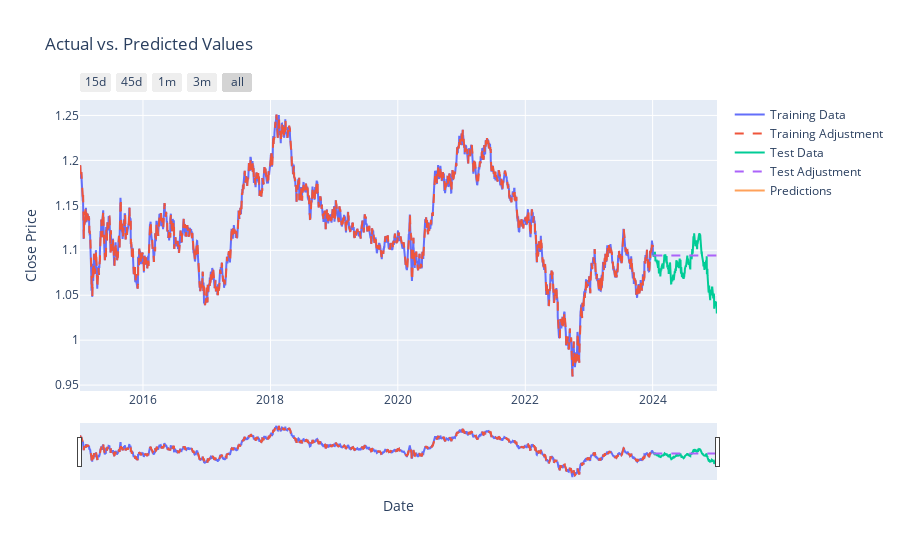

Notebook source saved alongside this figure:
### Code cell
# Adjustment to training
df_train_adj = fitted_arima_model.predict(start=df_train.index[1], end=df_train.index[-1], dynamic=False)

# Adjustment to test
df_test_adj = fitted_arima_model.predict(start=df_test.index[1], end=df_test.index[-1], dynamic=False)

# Make predictions to 10 day more
predictions = fitted_arima_model.predict(start=df.index[-1], end=df.index[-1] + pd.Timedelta(10, freq='D'), steps=10, dynamic=False)

# Create a trace for training data
trace1 = go.Scatter(
    x=df_train.index,
    y=df_train.close,
    mode='lines',
    name='Training Data'
)

# Create a trace for training data
trace2 = go.Scatter(
    x=df_train_adj.index,
    y=df_train_adj.values,
    mode='lines',
    line=dict(dash='dash'),
    name='Training Adjustment'
)

# Create a trace for test data
trace3 = go.Scatter(
    x=df_test.index,
    y=df_test.close,
    mode='lines',
    name='Test Data'
)

# Create a trace for predicted values
trace4 = go.Scatter(
    x=df_test_adj.index,
    y=df_test_adj.values,
    mode='lines',
    line=dict(dash='dash'),
    name='Test Adjustment'
)

# Create a trace for predicted values
trace5 = go.Scatter(
    x=predictions.index,
    y=predictions.values,
    mode='lines',
    name='Predictions'
)

# Combine all traces in a list
data_x = [trace1, trace2, trace3, trace4, trace5]

# Create a layout
layout = go.Layout(
    title='Actual vs. Predicted Values',
    xaxis=dict(title='Date'),
    yaxis=dict(title='Close Price')
)

# Create a figure
fig = go.Figure(data=data_x, layout=layout)


# X-Axes
fig.update_xaxes(
    rangeslider_visible=True,
    rangeselector=dict(
        buttons=list([
            dict(count=15, label="15d", step="day", stepmode="backward"),
            dict(count=45, label="45d", step="day", stepmode="backward"),
            dict(count=1, label="1m", step="month", stepmode="backward"),
            dict(count=3, label="3m", step="month", stepmode="backward"),
            dict(step="all")
        ])
    )
)

# Show the figure
fig.show()

### Figure 1 — Plotly figure (JSON) as saved in the notebook; plotly's stock layout.template omitted (floating-point values rounded to 4 significant figures; data arrays with more than 128 entries replaced by an {"elided": "..."} marker saying what was removed)
{"data": [{"mode": "lines", "name": "Training Data", "type": "scatter", "x": {"elided": "3286 str values"}, "y": {"elided": "3286 float values"}}, {"line": {"dash": "dash"}, "mode": "lines", "name": "Training Adjustment", "type": "scatter", "x": {"elided": "3285 str values"}, "y": {"elided": "3285 float values"}}, {"mode": "lines", "name": "Test Data", "type": "scatter", "x": {"elided": "366 str values"}, "y": {"elided": "366 float values"}}, {"line": {"dash": "dash"}, "mode": "lines", "name": "Test Adjustment", "type": "scatter", "x": {"elided": "365 str values"}, "y": {"elided": "365 float values"}}, {"mode": "lines", "name": "Predictions", "type": "scatter", "x": ["2025-01-03T00:00:00", "2025-01-04T00:00:00"], "y": [1.094, 1.094]}], "layout": {"title": {"text": "Actual vs. Predicted Values"}, "xaxis": {"rangeselector": {"buttons": [{"count": 15, "label": "15d", "step": "day", "stepmode": "backward"}, {"count": 45, "label": "45d", "step": "day", "stepmode": "backward"}, {"count": 1, "label": "1m", "step": "month", "stepmode": "backward"}, {"count": 3, "label": "3m", "step": "month", "stepmode": "backward"}, {"step": "all"}]}, "rangeslider": {"visible": true}, "title": {"text": "Date"}}, "yaxis": {"title": {"text": "Close Price"}}}}
